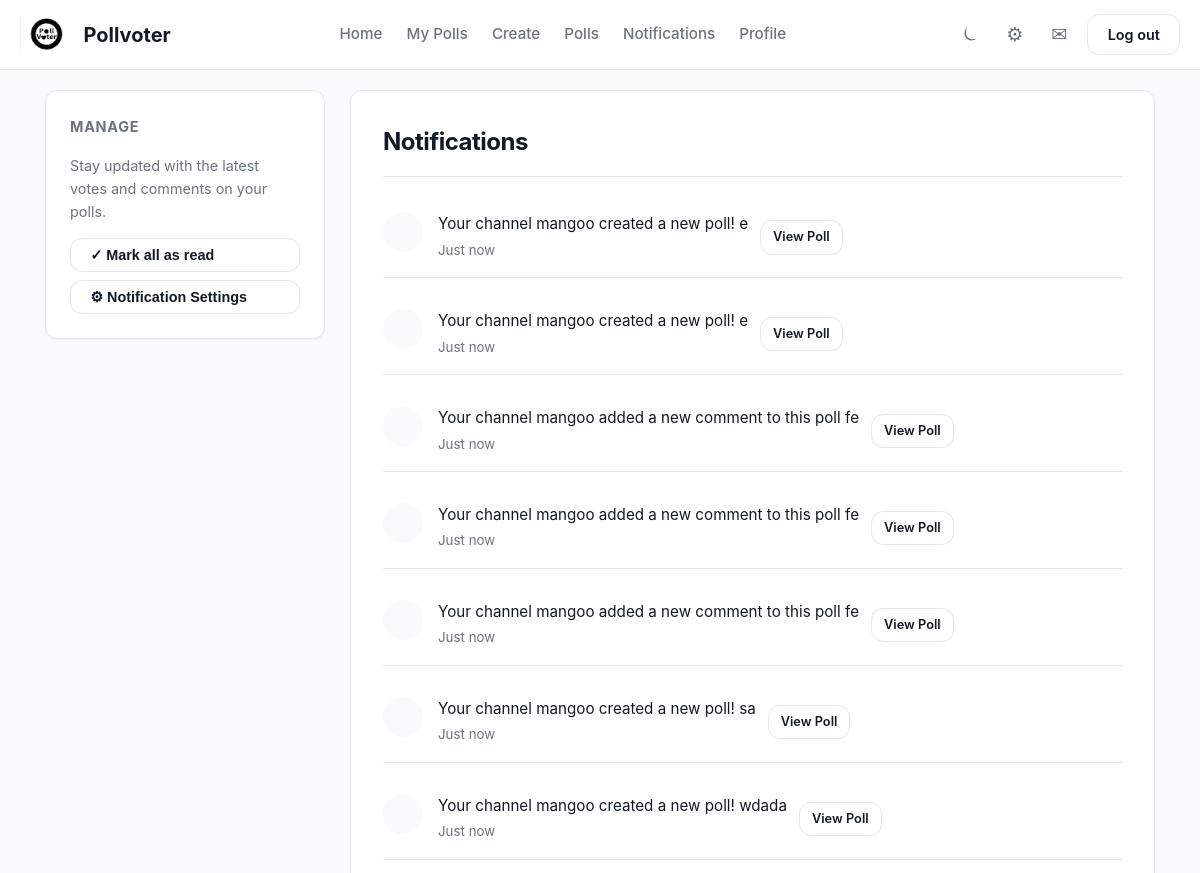
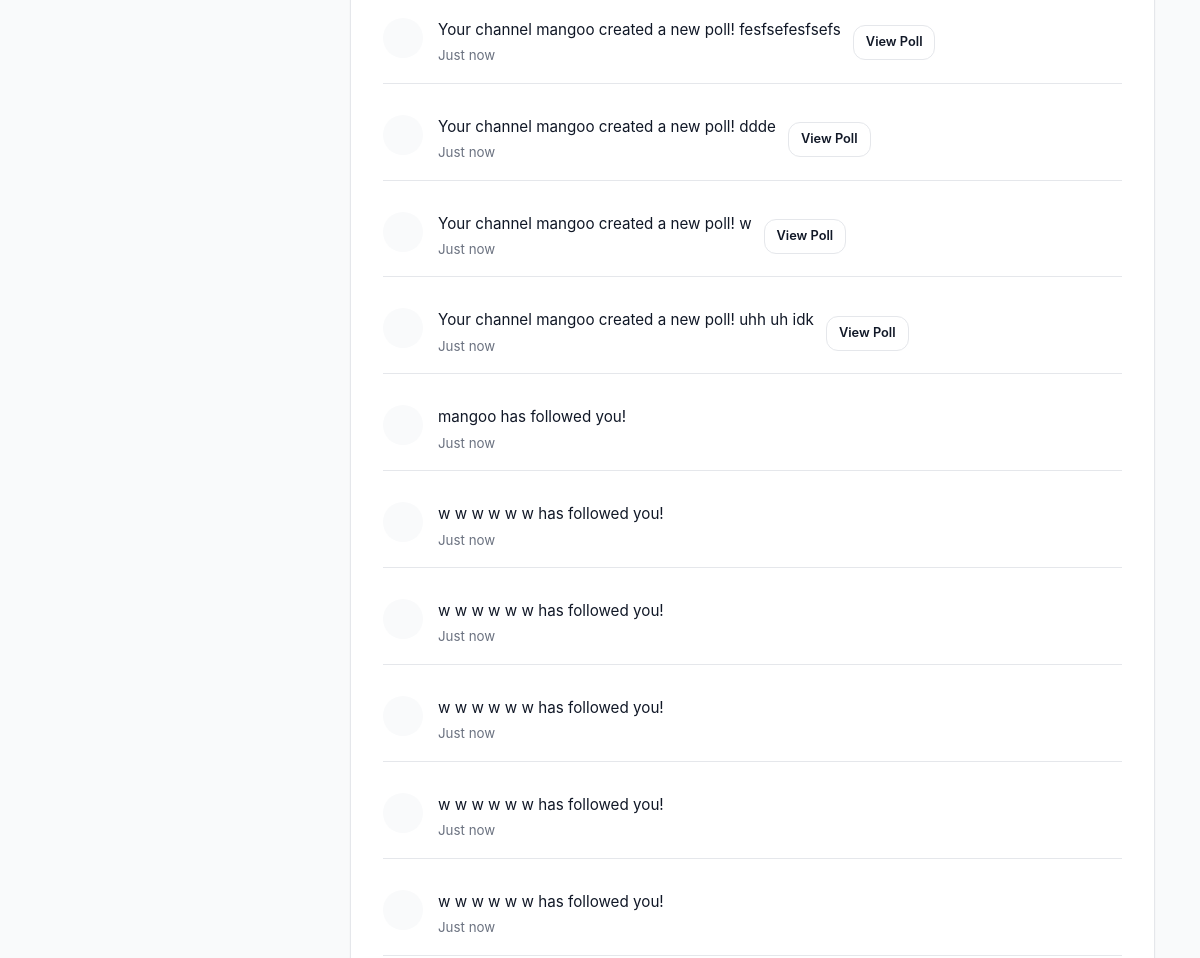
The app's page /notifications (signed in, upper part), older data (2 pictures, top to bottom).
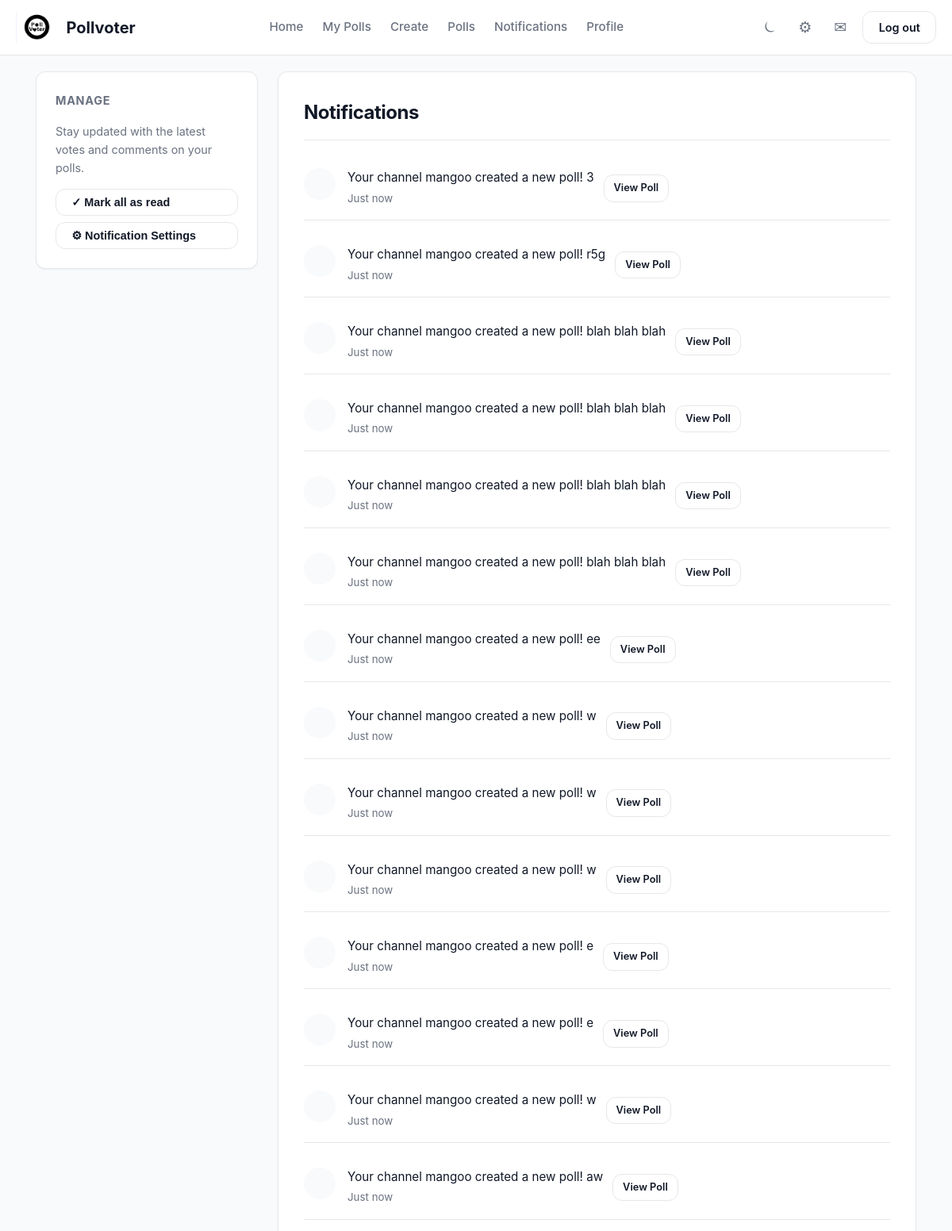
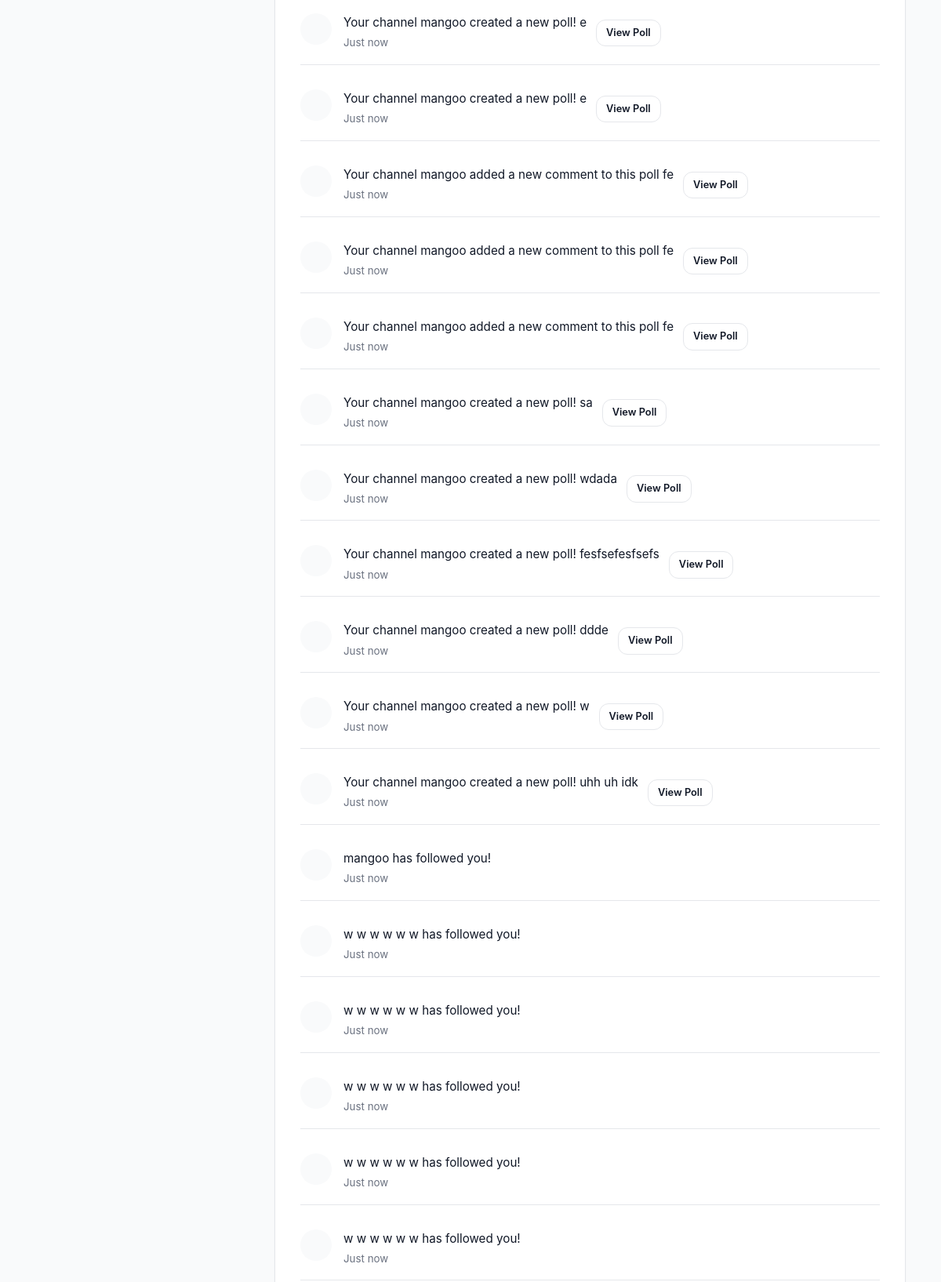
The same page, newer data (2 pictures, top to bottom).
### app/models.py (models this page shows)
class Notification(db.Model):
    __tablename__ = 'notification'
    id = Column(Integer, primary_key=True)
    message = Column(Text)
    is_read = Column(Boolean)
    created_at = Column(DateTime, default=datetime.now)
    recipient_id = Column(Integer, ForeignKey('user.id'))
    recipient = relationship("User", backref="notifications", foreign_keys=[recipient_id])
    poll_id = Column(Integer, ForeignKey('poll.id'))

### app/routes.py (the view)
@main.route("/notifications")
@login_required
def notifications():
    notifications = Notification.query.filter_by(recipient_id = current_user.id).order_by(Notification.created_at.desc()).all()
    for i in notifications:
        i.is_read = True
    db.session.commit()
    return render_template("notification.html", notifications = notifications)

### app/__init__.py (called while the page is built)
def create_app():
    app = Flask(__name__)
    app.config['SECRET_KEY'] = 'your_secret_key'
    app.config['SQLALCHEMY_DATABASE_URI'] = 'sqlite:///pollvoter.db'
    app.config['SQLALCHEMY_TRACK_MODIFICATIONS'] = False
    app.config["UPLOAD_FOLDER"] = "static/uploads"
    app.config["PFP_FOLDER"] =  "app/static/uploads/pfp"
    db.init_app(app)
    login_manager.init_app(app)
    migrate.init_app(app, db)
    app.register_blueprint(auth)
    app.register_blueprint(main)
    app.register_blueprint(polls)
    app.register_blueprint(admin)
    @login_manager.user_loader
    def load_user(userid):
        return User.query.get(int(userid))
    return app

### app/routes.py (called while the page is built)
@main.context_processor
def notifications_count():
    if current_user.is_authenticated:
        unreadcount = Notification.query.filter_by(recipient_id = current_user.id, is_read = False).count()
        return dict(unreadcount = unreadcount)
    return dict(unreadcount = 0)

@main.app_context_processor
def dropdown_notifications():
    if current_user.is_authenticated:
        unread_count = Notification.query.filter_by(recipient_id = current_user.id, is_read = False).count()
        latest_notifs = Notification.query.filter_by(recipient_id = current_user.id).order_by(Notification.created_at.desc()).limit(5).all()
        return dict(unread_count = unread_count, latest_notifs = latest_notifs)
    return dict(unread_count = 0, latest_notifs = [])

### app/templates/notification.html (shortened to what this page needs)
{% extends "base.html" %}
{% block content %}
<div class="dashboard-layout">
    <aside class="sidebar">
        <div class="sidebar-widget">
            <h3 class="widget-title">Manage</h3>
            <p style="font-size: 0.9rem; color: var(--text-muted); margin-bottom: 15px;">
                Stay updated with the latest votes and comments on your polls.
            </p>
            <button class="btn btn-outline" style="width: 100%; text-align: left; margin-bottom: 8px;">
                ✓ Mark all as read
            </button>
            <button class="btn btn-outline" style="width: 100%; text-align: left;">
                ⚙︎ Notification Settings
            </button>
        </div>
    </aside>
    <main class="feed">
        <div class="card">
            <h2 style="margin-bottom: 20px; border-bottom: 1px solid var(--border-subtle); padding-bottom: 15px;">
                Notifications
            </h2>
            <div class="notification-list">
                {% for i in notifications %}
                <div class="user-row" style="padding: 15px 0; border-bottom: 1px solid var(--border-subtle);">
                    <div style="display: flex; align-items: flex-start; gap: 15px;">
                        <div style="
                            width: 40px; height: 40px;
                            background: var(--bg-body);
                            border-radius: 50%;
                            display: flex; align-items: center; justify-content: center;
                            color: var(--primary);
                            flex-shrink: 0;
                        ">
                        </div>
                        <div>
                            <p style="margin: 0; font-size: 0.95rem; color: var(--text-main);">
                                {{ i.message }}
                            </p>
                            <small style="color: var(--text-muted);">Just now</small>
                        </div>
                    </div>
                    {% if i.poll_id %}
                    <a href="{{ url_for('polls.poll_detail', poll_id=i.poll_id) }}" class="btn btn-outline" style="font-size: 0.8rem; padding: 6px 12px;">
                        View Poll
                    </a>
                    {% endif %}
                </div>
                {% else %}
                <div style="text-align: center; padding: 40px 0;">
                    <div style="font-size: 2rem; margin-bottom: 10px;">✉︎</div>
                    <h3 style="font-size: 1.1rem; color: var(--text-main);">All caught up!</h3>
                    <p style="color: var(--text-muted);">You have no new notifications.</p>
                </div>
                {% endfor %}
            </div>
        </div>
    </main>
</div>
{% endblock %}

### app/templates/base.html (shortened to what this page needs)
<!DOCTYPE html>
<html lang="en">
<head>
    <link rel="stylesheet" href="{{url_for('static', filename='styles.css')}}">
</head>
<body>
    {% set unread_count = unread_count if unread_count is defined else 0 %}
<nav class="navbar">
    <div class="navcontainer">
        <a href="{{url_for('main.home')}}" class="navbar-brand">
            <img src="{{url_for('static', filename = 'Pollvoter.png')}}" alt="Logo" class="logoimage">
            <span class="brand-text">Pollvoter</span>
        </a>
        <div class="nav-links">
            {%if current_user.is_authenticated%}
                <a href="{{url_for('main.home')}}">Home</a>
                <a href="{{url_for('polls.my_polls')}}">My Polls</a>
                <a href="{{url_for('polls.create_poll')}}">Create</a>
                <a href="{{url_for('polls.listpolls')}}">Polls</a>
                <a href="{{url_for('main.notifications')}}">Notifications</a>
                <a href="{{url_for('main.profile')}}">Profile</a>
            {%endif%}
        </div>
        <div class="nav-controls">
            <button id="toggledarkmode" class="icon-btn" title="Toggle Theme">⏾</button>
            <button class="icon-btn" title="Settings">⚙</button>
            <div class="notification-dropdown-container">
                <button class="icon-btn" id="notification-toggle">
                    ✉
                </button>
            </div>
            {%if current_user.is_authenticated%}
                <a href="{{url_for('auth.logout')}}" class="btn btn-sm btn-outline">Log out</a>
            {%else%}
                <a href="{{url_for('auth.login')}}" class="btn btn-sm">Login</a>
                <a href="{{url_for('auth.register')}}" class="btn btn-sm btn-primary">Register</a>
            {%endif%}
        </div>
    </div>
</nav>
    <div class="main-container">
        {%block content%}{%endblock%}
    </div>
    <link rel="stylesheet" href="https://cdn.jsdelivr.net/npm/sweetalert2@11/dist/sweetalert2.min.css">
</body>
</html>

### app/static/styles.css (style rules this page uses)
:root { --bg-body: #F9FAFB; --bg-card: #FFFFFF; --bg-nav: rgba(255, 255, 255, 0.9); --text-main: #111827; --text-muted: #6B7280; --primary: #222222; --primary-hover: #2b2b2b; --border-subtle: #E5E7EB; --shadow-sm: 0 1px 2px 0 rgba(0, 0, 0, 0.05); --shadow-md: 0 4px 6px -1px rgba(0, 0, 0, 0.1), 0 2px 4px -1px rgba(0, 0, 0, 0.06); --shadow-lg: 0 10px 15px -3px rgba(0, 0, 0, 0.1); --radius-md: 12px; --radius-full: 9999px; }
* { box-sizing: border-box; margin: 0; padding: 0; }
body { background-color: var(--bg-body); color: var(--text-main); font-family: 'Inter', system-ui, -apple-system, sans-serif; line-height: 1.6; transition: background-color 0.3s ease, color 0.3s ease; -webkit-font-smoothing: antialiased; }
a { text-decoration: none; color: inherit; transition: color 0.2s; }
.main-container { max-width: 1000px; margin: 80px auto 40px; padding: 0 20px; min-height: 80vh; }
.navbar { position: fixed; top: 0; left: 0; width: 100%; height: 70px; background-color: var(--bg-nav); backdrop-filter: blur(10px); border-bottom: 1px solid var(--border-subtle); z-index: 1000; }
.navcontainer { max-width: 1200px; margin: 0 auto; height: 100%; display: flex; justify-content: space-between; align-items: center; padding: 0 20px; }
.navbar-brand { display: flex; align-items: center; gap: 12px; font-weight: 700; font-size: 1.25rem; color: var(--text-main); }
.logoimage { height: 40px; width: auto; }
.nav-links { display: flex; gap: 24px; }
.nav-links a { font-weight: 500; font-size: 0.95rem; color: var(--text-muted); }
.nav-controls { display: flex; align-items: center; gap: 12px; }
.icon-btn { background: transparent; border: none; font-size: 1.2rem; cursor: pointer; padding: 8px; border-radius: 50%; display: flex; align-items: center; justify-content: center; color: var(--text-muted); transition: all 0.2s; position: relative; }
.btn { display: inline-block; padding: 0.5rem 1.2rem; border-radius: var(--radius-md); font-weight: 600; font-size: 0.9rem; cursor: pointer; border: none; transition: transform 0.1s ease, box-shadow 0.2s ease; }
.btn-outline { background: transparent; border: 1px solid var(--border-subtle); color: var(--text-main); }
.notification-dropdown-container { position: relative; }
.poll-card, .card, .profile-container, .auth-box { background-color: var(--bg-card); border-radius: var(--radius-md); padding: 2rem; margin-bottom: 1.5rem; border: 1px solid var(--border-subtle); box-shadow: var(--shadow-sm); transition: transform 0.2s ease, box-shadow 0.2s ease; }
h1, h2, h3 { color: var(--text-main); margin-bottom: 1rem; font-weight: 700; letter-spacing: -0.02em; }
p { color: var(--text-muted); margin-bottom: 1rem; }
.dashboard-layout { display: flex; flex-direction: column; gap: 24px; }
@media (min-width: 992px) { .dashboard-layout { display: grid; grid-template-columns: 320px 1fr; gap: 30px; align-items: start; } }
.sidebar-widget { background-color: var(--bg-card); border-radius: var(--radius-md); padding: 1.5rem; border: 1px solid var(--border-subtle); margin-bottom: 1.5rem; box-shadow: var(--shadow-sm); }
.widget-title { font-size: 0.9rem; font-weight: 700; color: var(--text-muted); margin-bottom: 1rem; text-transform: uppercase; letter-spacing: 0.05em; }
.user-row { display: flex; align-items: center; gap: 12px; margin-bottom: 1rem; padding-bottom: 1rem; border-bottom: 1px solid var(--border-subtle); }
.main-container { max-width: 1150px; margin: 90px auto 40px; padding: 0 20px; }
@media (min-width: 992px) { .dashboard-layout { display: grid; grid-template-columns: 280px 1fr; gap: 25px; align-items: start; } }
.dashboard-layout h2 { margin-top: 0; margin-bottom: 20px; font-size: 1.5rem; }

Row changes from the older to the newer data that the page shows:
added Notification: message "Your channel mangoo created a new poll! 3"
added Notification: message "Your channel mangoo created a new poll! r5g"
added Notification: message "Your channel mangoo created a new poll! blah blah blah"
added Notification: message "Your channel mangoo created a new poll! blah blah blah"
added Notification: message "Your channel mangoo created a new poll! blah blah blah"
added Notification: message "Your channel mangoo created a new poll! blah blah blah"
added Notification: message "Your channel mangoo created a new poll! ee"
added Notification: message "Your channel mangoo created a new poll! w"
added Notification: message "Your channel mangoo created a new poll! w"
added Notification: message "Your channel mangoo created a new poll! w"
added Notification: message "Your channel mangoo created a new poll! e"
added Notification: message "Your channel mangoo created a new poll! e"
added Notification: message "Your channel mangoo created a new poll! w"
added Notification: message "Your channel mangoo created a new poll! aw"
